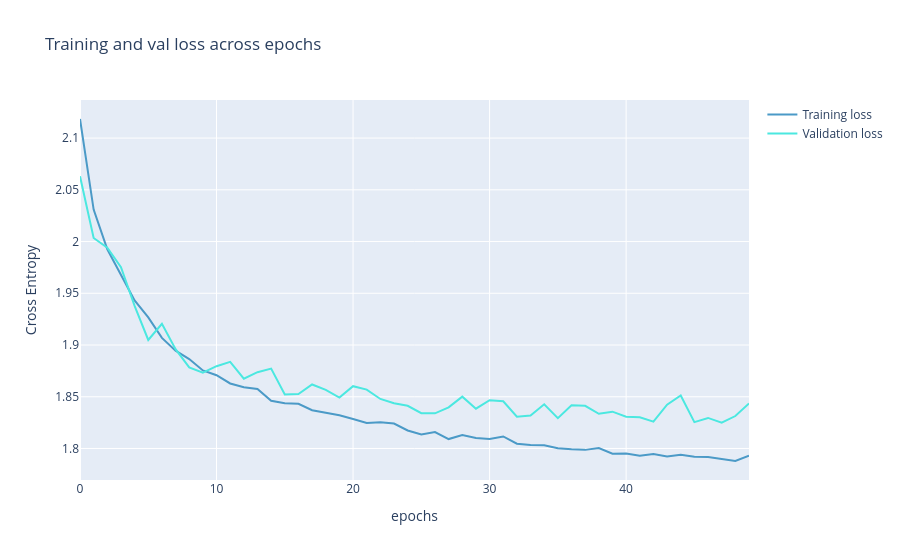

Source (notebook cell):
### Code cell
# plot loss evolution

### Figure 1 — Plotly figure (JSON) as saved in the notebook; plotly's stock layout.template omitted (floating-point values rounded to 4 significant figures)
{"data": [{"marker": {"color": "#4B9AC7"}, "mode": "lines", "name": "Training loss", "type": "scatter", "y": [2.118, 2.031, 1.993, 1.969, 1.943, 1.927, 1.907, 1.894, 1.886, 1.875, 1.871, 1.863, 1.859, 1.857, 1.846, 1.844, 1.843, 1.837, 1.834, 1.832, 1.828, 1.825, 1.825, 1.824, 1.817, 1.813, 1.816, 1.809, 1.813, 1.81, 1.809, 1.812, 1.805, 1.803, 1.803, 1.8, 1.799, 1.799, 1.8, 1.795, 1.795, 1.793, 1.795, 1.792, 1.794, 1.792, 1.792, 1.79, 1.788, 1.793]}, {"marker": {"color": "#4BE8E0"}, "mode": "lines", "name": "Validation loss", "type": "scatter", "y": [2.063, 2.003, 1.994, 1.975, 1.938, 1.905, 1.921, 1.896, 1.878, 1.873, 1.88, 1.884, 1.867, 1.874, 1.877, 1.852, 1.853, 1.862, 1.857, 1.849, 1.86, 1.857, 1.848, 1.844, 1.841, 1.834, 1.834, 1.84, 1.85, 1.838, 1.847, 1.846, 1.831, 1.832, 1.843, 1.829, 1.842, 1.841, 1.833, 1.836, 1.831, 1.83, 1.826, 1.842, 1.851, 1.825, 1.83, 1.825, 1.831, 1.844]}], "layout": {"title": {"text": "Training and val loss across epochs"}, "xaxis": {"title": {"text": "epochs"}}, "yaxis": {"title": {"text": "Cross Entropy"}}}}
